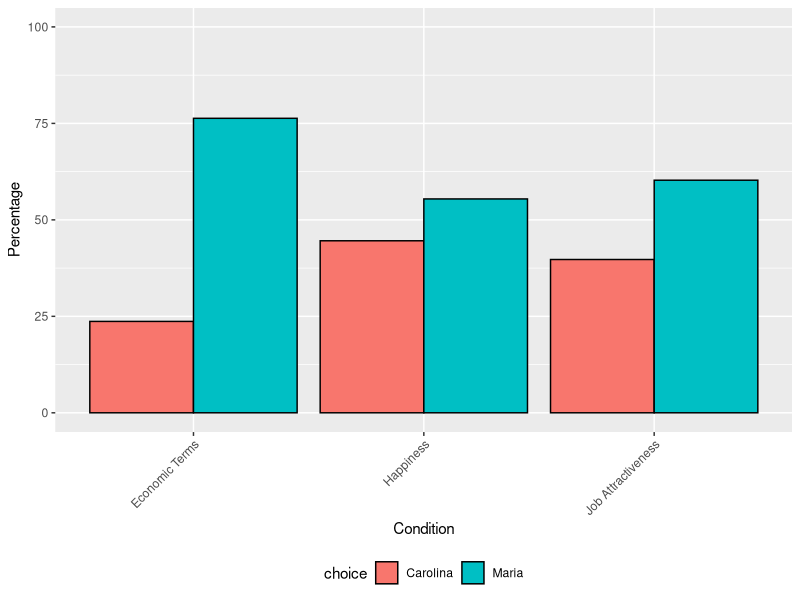
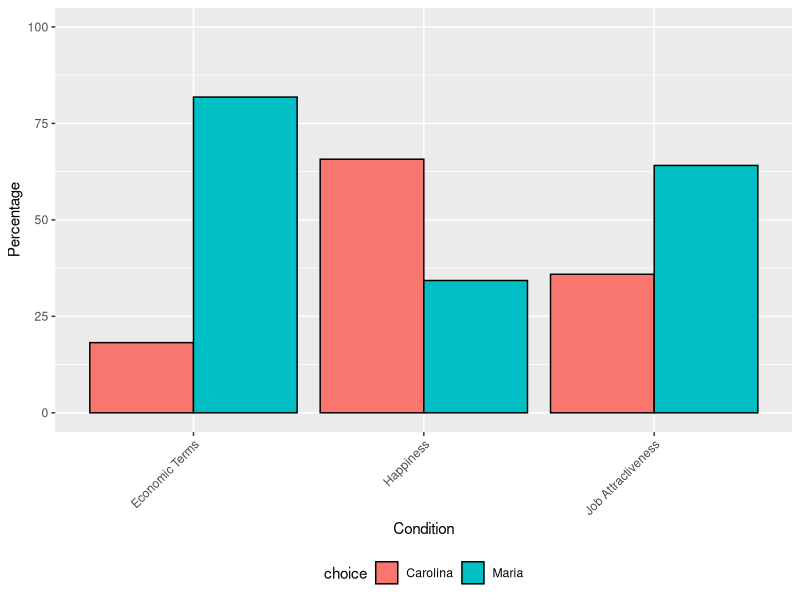
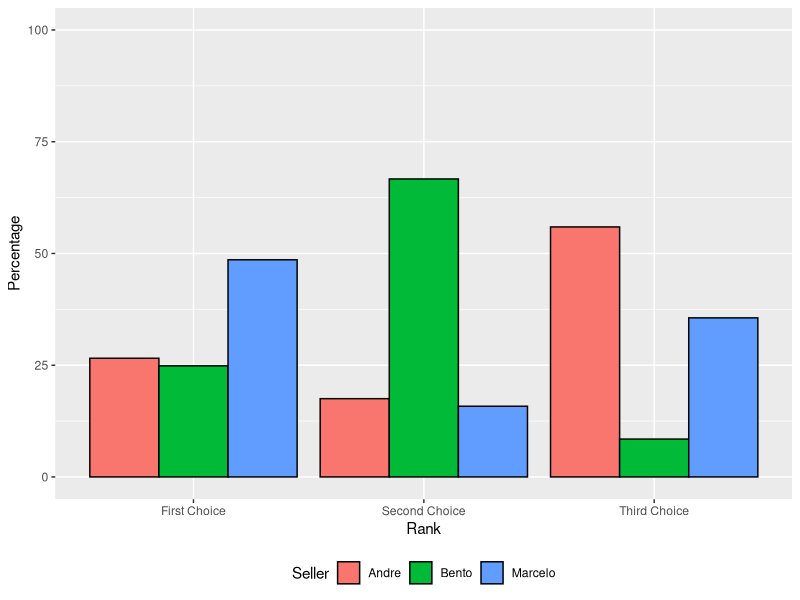
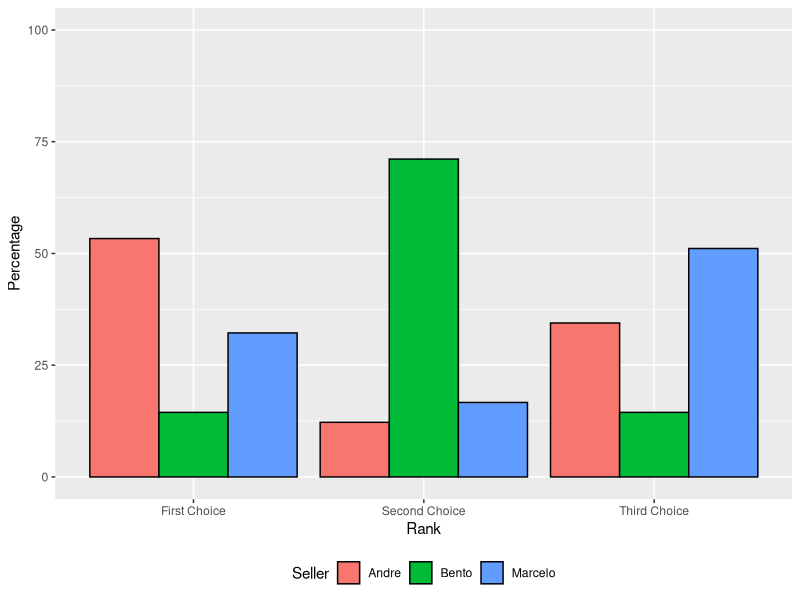
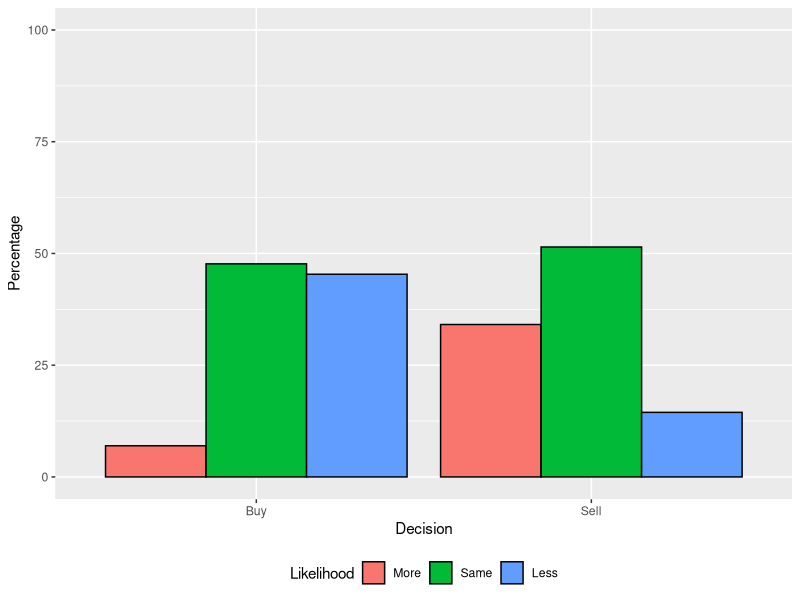
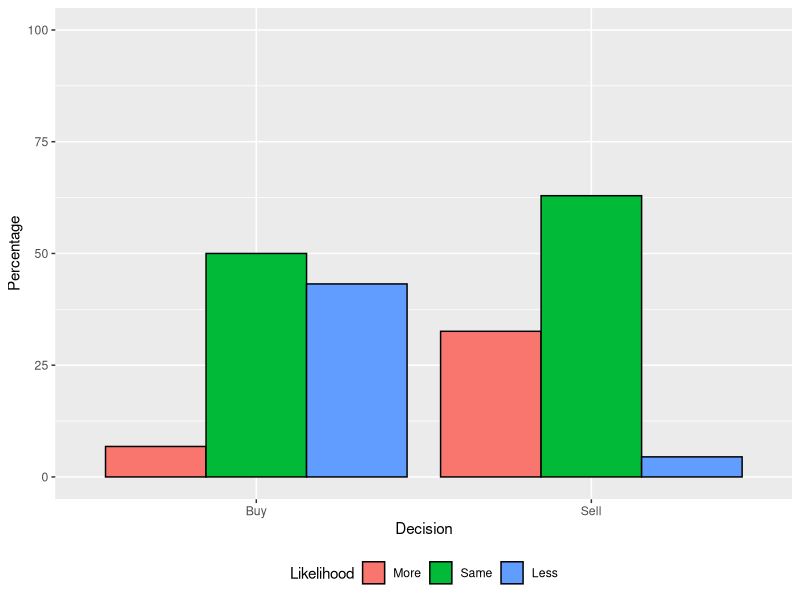
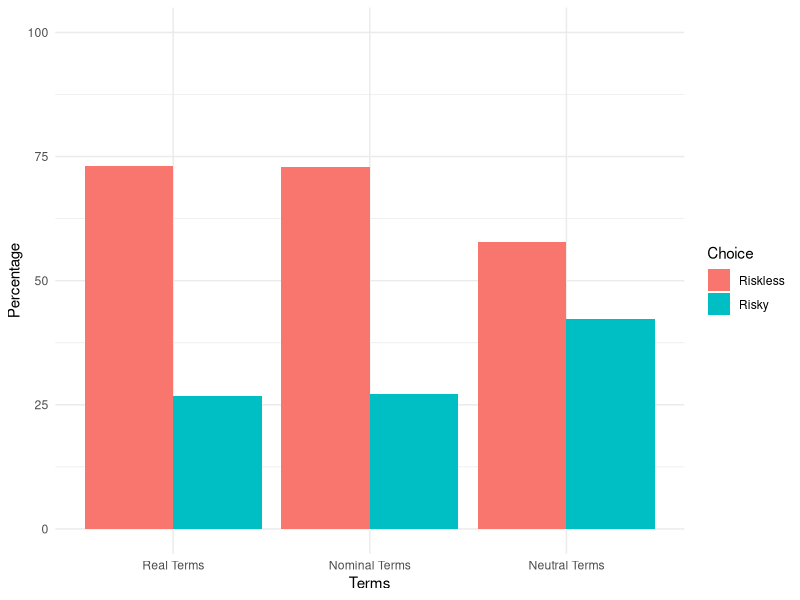
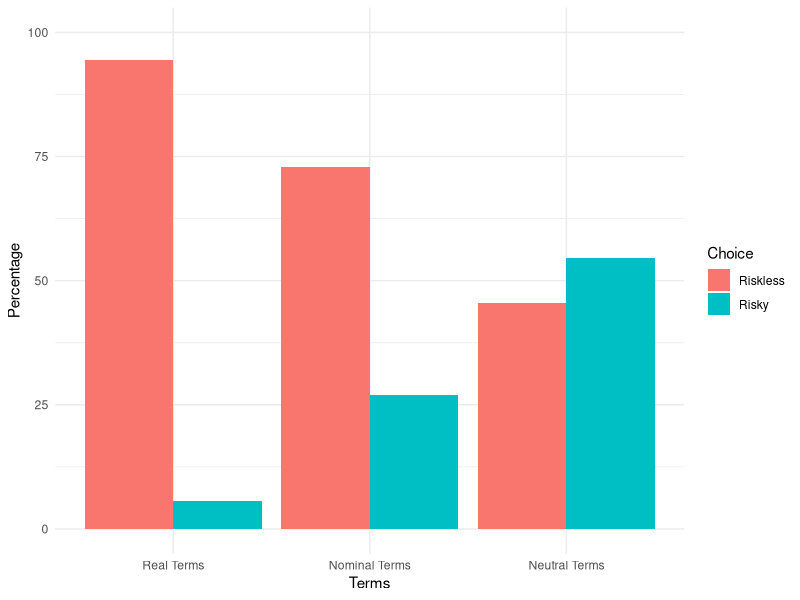

Write the R code that produced these figures, in order.
## ---- chunk 1
# un-comment to install all required packages
# install.packages("dplyr")
# install.packages("ggplot2")
# install.packages("here")
# install.packages("readr")
# install.packages("tidyverse")

## Import necessary libraries
library(ggplot2)
library(dplyr)
library(tidyverse)
library(here)
library(readr)
## ---- chunk 2
# read the data file and store it in the 'data' variable
data <- read_csv(here("outputs", "data", "cleaned_money_data.csv"))
## ---- chunk 3
selected_data <- data %>%
  select(1:2, (ncol(data)-2):ncol(data))

knitr::kable(head(selected_data, 6), 
             caption = "Sample of the Cleaned Money Illusion Data for Question 1",
             format = "markdown")
## ---- chunk 4
selected_data <- data %>%
  select(1:2, 12:14)

knitr::kable(head(selected_data, 6), 
             caption = "Sample of the Cleaned Money Illusion Data for Question 2",
             format = "markdown")
## ---- chunk 5
selected_data <- data %>%
  select(1:2, 7:9)

knitr::kable(head(selected_data, 6), 
             caption = "Sample of the Cleaned Money Illusion Data for Question 3",
             format = "markdown")
## ---- chunk 6
selected_data <- data %>%
  select(1:5)

knitr::kable(head(selected_data, 6), 
             caption = "Sample of the Cleaned Money Illusion Data for Question 4",
             format = "markdown")
## ---- chunk 7
# Function to create plot based on gender
create_gender_plot <- function(gender, data) {
  # Translate 'gênero' to English and filter data for the specific gender
  gender_data <- data %>%
    mutate(gênero = recode(gênero, 'Mulher' = 'Female', 'Homem' = 'Male')) %>%
    filter(gênero == gender) %>%
    gather(key = "category", value = "choice", economicam, felicidade, atratividade_trab) %>%
    filter(!is.na(choice))

  # Calculate the percentage of non-NA responses for each category
  freq_data <- gender_data %>%
    count(category, choice) %>%
    group_by(category) %>%
    mutate(Percentage = n / sum(n) * 100) %>%
    ungroup()

  # Modify the category names to translate to English
  freq_data$category <- recode(freq_data$category,
                               "economicam" = "Economic Terms",
                               "felicidade" = "Happiness",
                               "atratividade_trab" = "Job Attractiveness")

  # Creating the plot with ggplot2
  plot <- ggplot(data = freq_data, aes(x = category, y = Percentage, fill = choice)) +
    geom_bar(stat = "identity", position = position_dodge(), color = "black") +
    labs(
         x = "Condition",
         y = "Percentage"
    ) +
    theme(
          legend.position = "bottom",
          axis.text.x = element_text(angle = 45, hjust = 1),
          plot.title = element_text(hjust = 0.5),
          plot.caption = element_text(hjust = 0.5)
    ) +
    ylim(0, 100)

  # Return the plot
  return(plot)
}
## ---- chunk 8
# Create plots for 'Female'
plot_female <- create_gender_plot("Female", data)
# Display the plots
print(plot_female)
## ---- chunk 9
# Create plots for 'Female'
plot_male <- create_gender_plot("Male", data)
# Display the plots
print(plot_male)
## ---- chunk 10
# Translate 'gênero' to English and remove rows with NA choices
data2 <- data %>%
  mutate(gênero = recode(gênero, 'Mulher' = 'Female', 'Homem' = 'Male')) %>%
  filter(!is.na(`A casa_1`), !is.na(`A casa_2`), !is.na(`A casa_3`))

# Reshape the data for plotting
Prob2_data <- data2 %>%
  pivot_longer(cols = c(`A casa_1`, `A casa_2`, `A casa_3`),
               names_to = "Seller_Rank",
               values_to = "Choice") %>%
  mutate(Seller_Rank = recode(Seller_Rank,
                               `A casa_1` = "Andre",
                               `A casa_2` = "Bento",
                               `A casa_3` = "Marcelo"),
         Choice = factor(Choice, levels = c(1, 2, 3), labels = c("First Choice", "Second Choice", "Third Choice"))) %>%
  group_by(gênero, Seller_Rank, Choice) %>%
  summarise(Count = n(), .groups = 'drop')

# Calculate the percentages without NA values
Prob2_data <- Prob2_data %>%
  group_by(gênero, Choice) %>%
  mutate(Percentage = Count / sum(Count) * 100) %>%
  ungroup()

# Function to create plot for each gender
create_plot <- function(gender, data) {
  gender_data <- data %>%
    filter(gênero == gender)
  
  # Plot
  ggplot(gender_data, aes(x = Choice, y = Percentage, fill = Seller_Rank)) +
    geom_bar(stat = "identity", position = position_dodge(), color = "black") +
    labs(
      x = "Rank",
      y = "Percentage",
      fill = "Seller"
    ) +
    theme(legend.position = "bottom") +
    ylim(0, 100)
}
## ---- chunk 11
# Create plots for 'Female'
plot_female2 <- create_plot("Female", Prob2_data)
# Display the plots
print(plot_female2)
## ---- chunk 12
# Create plots for 'Female'
plot_male2 <- create_plot("Male", Prob2_data)
# Display the plots
print(plot_male2)
## ---- chunk 13
# Translate the terms to English and filter out NA values selectively
data3 <- data %>%
  mutate(
    across(
      .cols = c("poltrona_venda_reais", "poltrona_compra_reai", "poltrona_venda_porce"),
      .fns = ~ case_when(
        . == "Menos suscetível" ~ "Less",
        . == "Mais suscetível" ~ "More",
        . == "Igual" ~ "Same",
        TRUE ~ NA_character_
      )
    ),
    gênero = recode(gênero, 'Mulher' = 'Female', 'Homem' = 'Male')
  )


# Reshape the data for plotting
Prob3_data <- data3 %>%
  pivot_longer(
    cols = c("poltrona_venda_reais", "poltrona_compra_reai", "poltrona_venda_porce"),
    names_to = "Condition",
    values_to = "Likelihood"
  ) %>%
  filter(!is.na(Likelihood)) %>%
  mutate(
    Decision = case_when(
      str_detect(Condition, "compra") ~ "Buy",
      str_detect(Condition, "venda") ~ "Sell"
    ),
    Likelihood = factor(Likelihood, levels = c("More", "Same", "Less"))
  )


# Counting and percentage calculation
Prob3_data <- Prob3_data %>%
  count(gênero, Decision, Likelihood) %>%
  group_by(gênero, Decision) %>%
  mutate(Percentage = n / sum(n) * 100) %>%
  ungroup()

# Function to create plot for each gender
create_plot <- function(gender, data) {
  gender_data <- data %>%
    filter(gênero == gender)
  # Plot
  ggplot(gender_data, aes(x = Decision, y = Percentage, fill = Likelihood)) +
    geom_bar(stat = "identity", position = position_dodge(), color = "black") +
    labs(
      x = "Decision",
      y = "Percentage",
      fill = "Likelihood"
    ) +
    theme(legend.position = "bottom") +
    ylim(0, 100)
}
## ---- chunk 14
# Create plots for 'Female'
plot_female3 <- create_plot("Female", Prob3_data)
# Display the plots
print(plot_female3)
## ---- chunk 15
# Create plots for 'Female'
plot_male3 <- create_plot("Male", Prob3_data)
# Display the plots
print(plot_male3)
## ---- chunk 16
data4 <- data %>%
  mutate(gênero = recode(gênero, 'Mulher' = 'Female', 'Homem' = 'Male'))

# Pivot the data to long format, ensure columns start with 'contrato'
long_data <- data4 %>%
  pivot_longer(
    cols = starts_with("contrato"), # This assumes column names start with 'contrato'
    names_to = "Contract",
    values_to = "Choice",
    values_drop_na = TRUE
  ) %>%
  mutate(
    Term = case_when(
      Contract == "contrato_AB" ~ "Real Terms",
      Contract == "contrato_CD" ~ "Nominal Terms",
      Contract == "contrato_EF" ~ "Neutral Terms"
    ),
    Choice = case_when(
      Choice %in% c("A", "C", "E") ~ "Risky",
      Choice %in% c("B", "D", "F") ~ "Riskless"
    ),
    Term = fct_relevel(Term, "Real Terms", "Nominal Terms", "Neutral Terms") # Order the terms
  ) %>%
  drop_na(Choice) # Drop NA values to avoid them being plotted

# Calculate the counts and percentages
data_counts <- long_data %>%
  count(gênero, Term, Choice) %>%
  group_by(gênero, Term) %>%
  mutate(Percentage = n / sum(n) * 100)

# Plotting function
create_plot <- function(gender, data) {
  gender_data <- data %>%
    filter(gênero == gender)
  
  ggplot(gender_data, aes(x = Term, y = Percentage, fill = Choice)) +
    geom_bar(stat = "identity", position = position_dodge()) +
    labs(
      x = "Terms",
      y = "Percentage",
      fill = "Choice"
    ) +
    theme_minimal() +
    ylim(0, 100)
}
## ---- chunk 17
# Create plots for 'Female'
plot_female4 <- create_plot("Female", data_counts)
# Display the plots
print(plot_female4)
## ---- chunk 18
# Create plots for 'Male'
plot_male4 <- create_plot("Male", data_counts)
# Display the plots
print(plot_male4)
